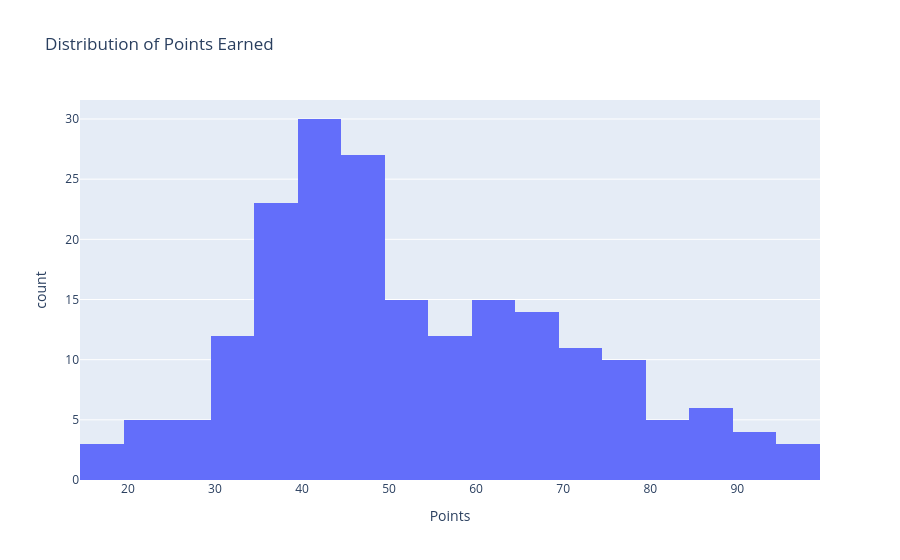

Write notebook code for a chart like this one.
### Markdown cell above
Observations: Logging the values of the Wage Shares creates a more normal distribution, making the ratios more equidistant.

### Code cell
# Histogram of Points
fig3 = px.histogram(df, x='Pts', title='Distribution of Points Earned', labels={'Pts': 'Points', 'y': 'Number of Teams'})
fig3.show()

### Figure 1 — Plotly figure (JSON) as saved in the notebook; plotly's stock layout.template omitted (floating-point values rounded to 4 significant figures; data arrays with more than 128 entries replaced by an {"elided": "..."} marker saying what was removed)
{"data": [{"bingroup": "x", "hovertemplate": "Points=%{x}<br>count=%{y}<extra></extra>", "legendgroup": "", "marker": {"color": "#636efa", "pattern": {"shape": ""}}, "name": "", "orientation": "v", "showlegend": false, "type": "histogram", "x": {"elided": "200 int values"}, "xaxis": "x", "yaxis": "y"}], "layout": {"barmode": "relative", "legend": {"tracegroupgap": 0}, "title": {"text": "Distribution of Points Earned"}, "xaxis": {"anchor": "y", "domain": [0, 1], "title": {"text": "Points"}}, "yaxis": {"anchor": "x", "domain": [0, 1], "title": {"text": "count"}}}}
